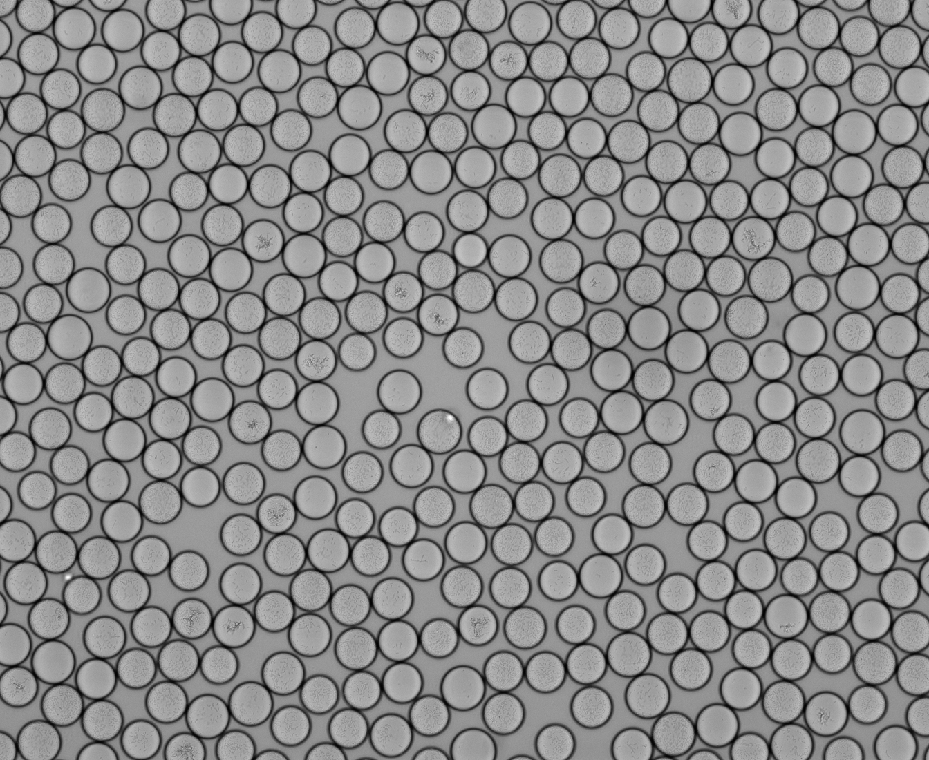
%> input picture droplet_histograms/Figure2-FigureS5/images/lambda=5/brightfield/55um_10x.tif, 929 x 760 px, shrunk from 1344 x 1100 before the run
$ octave dropletvariation_55um_MC_lambda5.m   (GNU Octave 9; MATLAB toolbox functions it lacks are replaced by stand-ins)
%> lines starting %> are read from the running program, lines starting %| are printed output that depends on the picture; in (x1, y1, x2, y2) boxes, pixels count from 0 and x2, y2 are one past the last pixel; in counts of white or black regions, pixels touching at a corner belong together; the program's own positions count from 1
%%for lambda=5
%construct full brightfield microscopy image
image = imread('images/lambda=5/brightfield/55um_10x.tif')*3;
%> image: size 760x929 uint16; min 5037, max 45348, mean 27026.3
%construct full fluorescence image
image_fluor = (imread('images/lambda=5/fluor/55um_g_f_10x.jpg'));
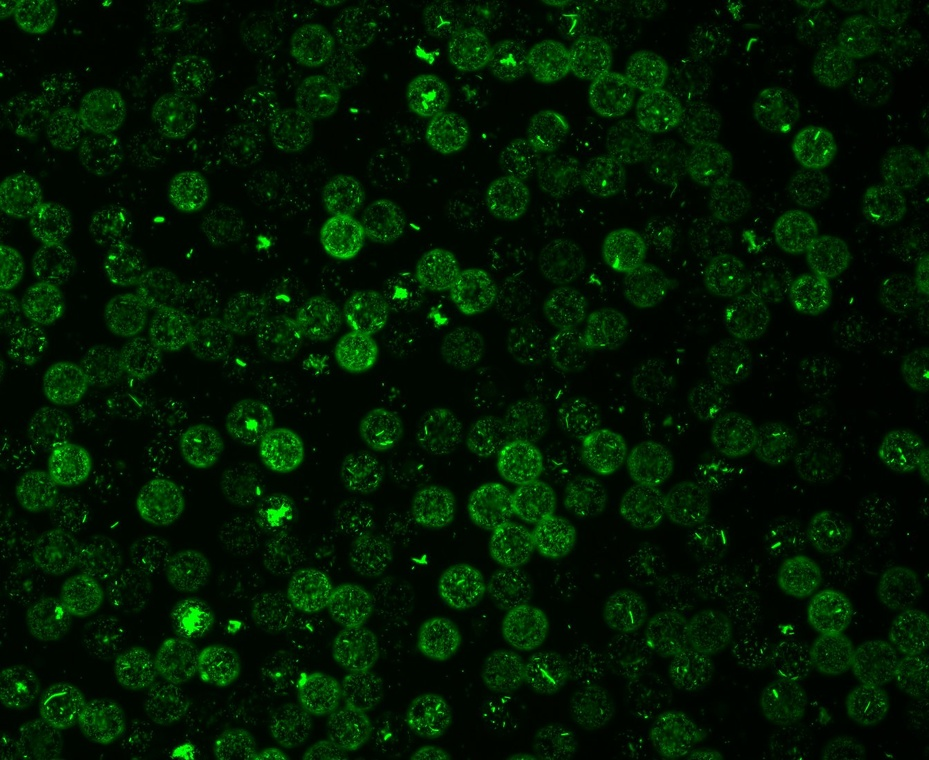
%> input picture droplet_histograms/Figure2-FigureS5/images/lambda=5/fluor/55um_g_f_10x.jpg, 929 x 760 px, shrunk from 1344 x 1100 before the run
%> image_fluor is the input picture: size 760x929x3 uint8; mean R, G, B 2.6, 25.4, 2.7

%detect droplets, may need to change sensitivity parameter to increase
%effectiveness
[centers,radii] = imfindcircles(image,[20 40],'Sensitivity',0.90);
%> centers = 330 rows, first 12: [70.5 337.7; 494.5 127; 463.9 688.6; 858.1 288.4; 854.9 132.6; 786.8 617.3; 862.9 432.7; 666.8 423; 629.5 655.2; 305 256.8; 54.11 662.7; 826.8 714.8]; radii = 330 values, max 40 at index 146, min 20 at index 235, mean 23.36
imshow(image)
imshow(image_fluor)
hold on
h = viscircles(centers, radii)
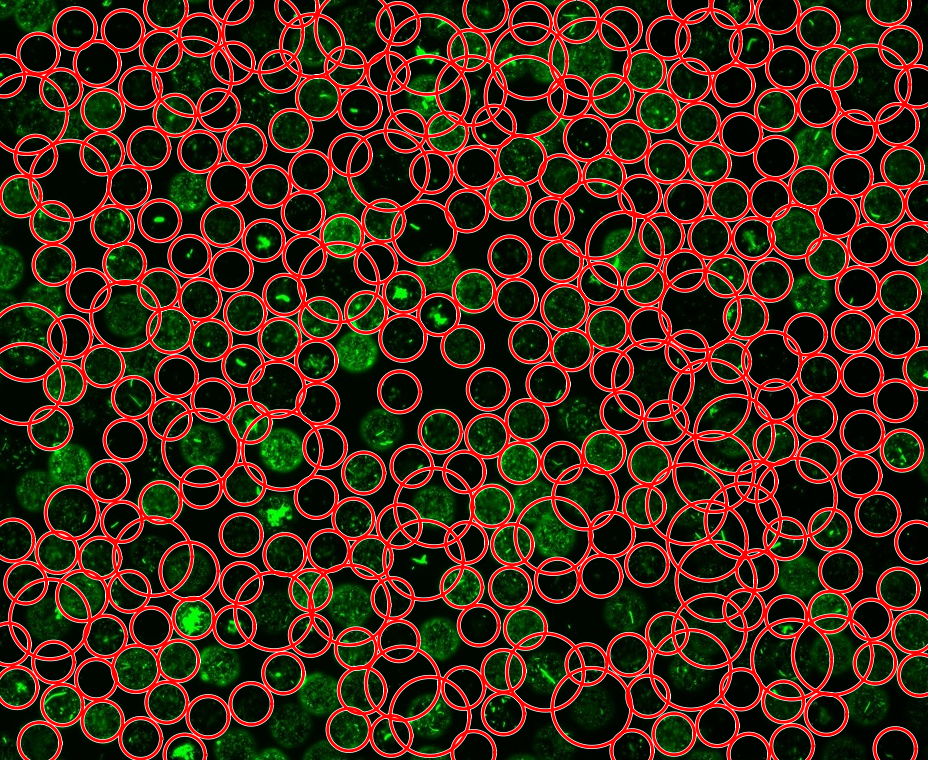
%> figure redrawn from the program's plot data
num_circles = length(centers);
%> num_circles = 330
hold off

%go through each droplet and calculate and track brightness value
intensity_tracker_55um_lambda5 = zeros(num_circles,1);
for n=1:num_circles
    center = centers(n,:);
    radius = radii(n);

    [xgrid, ygrid] = meshgrid(1:size(image,2), 1:size(image,1));
    mask = ((xgrid-center(1,1)).^2 + (ygrid-center(1,2)).^2) <= radius.^2;
    intensity_droplet = (image_fluor(mask));

    intensity=sum(intensity_droplet);
    norm_intensity = intensity/(radius.^2*pi);
    intensity_tracker_55um_lambda5(n) = norm_intensity;
end
%> this loop made 330 passes
%> (center, radius, intensity, norm_intensity) on passes 1 to 3: ([70.5 337.7], 21.16, 739, 0.525), ([494.5 127], 20.81, 1854, 1.36), ([463.9 688.6], 20.76, 1016, 0.751)
%> pass 1, `mask = ((xgrid-center(1,1)).^2 + (ygrid-center(1,2)).^2) <= radius.^2;`:
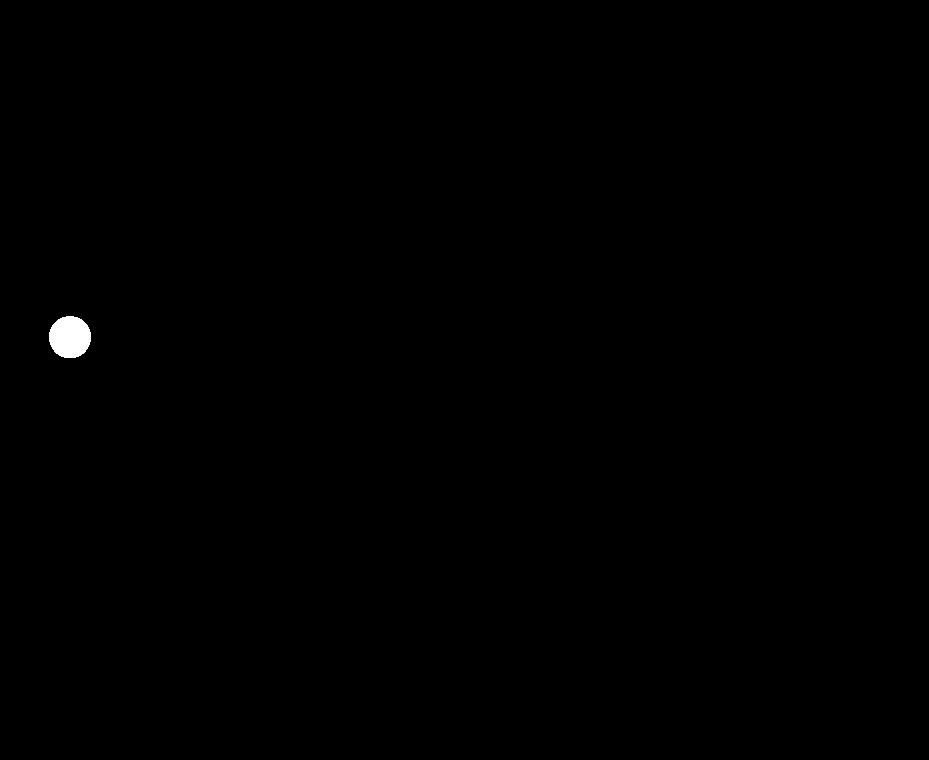
%> mask: size 760x929 logical; 0.2% white; 1 white region, box (x1, y1, x2, y2) and area: (49, 316, 91, 358) 1406
%> pass 2, `mask = ((xgrid-center(1,1)).^2 + (ygrid-center(1,2)).^2) <= radius.^2;`:
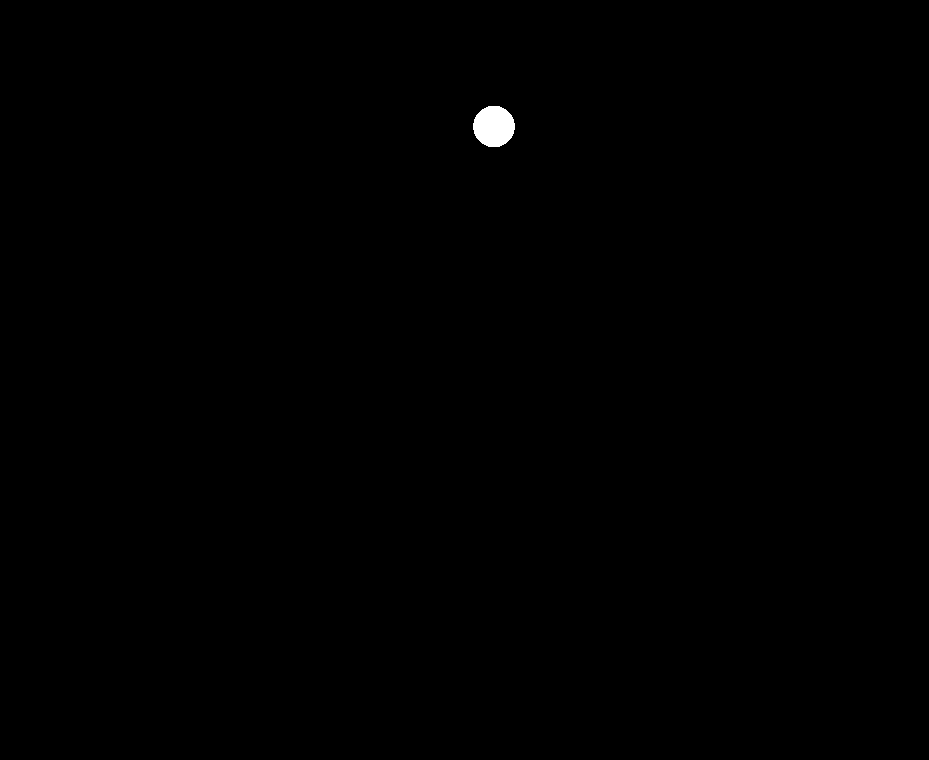
%> mask: size 760x929 logical; 0.19% white; 1 white region, box (x1, y1, x2, y2) and area: (473, 106, 515, 147) 1354
%> pass 3, `mask = ((xgrid-center(1,1)).^2 + (ygrid-center(1,2)).^2) <= radius.^2;`:
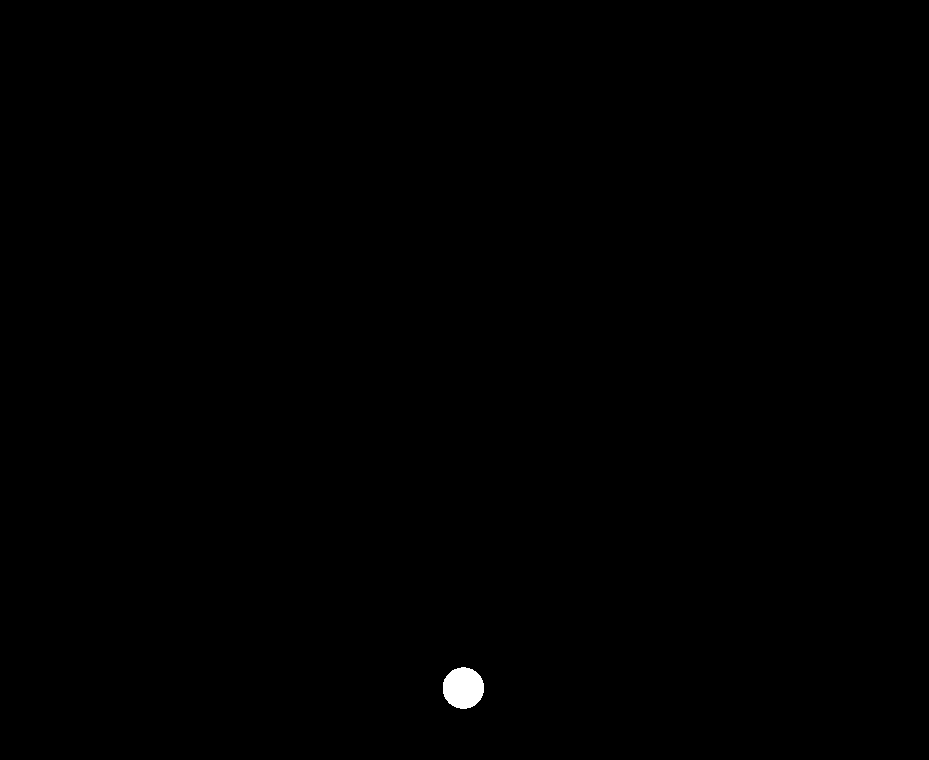
%> mask: size 760x929 logical; 0.19% white; 1 white region, box (x1, y1, x2, y2) and area: (443, 667, 484, 709) 1352
%> after the loop, intensity_tracker_55um_lambda5 = 330 values, max 8.48 at index 241, min 0.17 at index 225, mean 2.81
